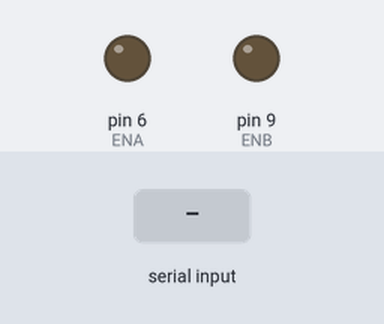
Bench run of a sketch on a simulated Arduino Uno, built with avr-gcc and run on an emulated ATmega328P. On the bench: output pins drawn as LEDs (lit = HIGH). Inputs (shaded band) come from the test bench.

Above: at 1.2 s.
1.3 s: "F" received over Serial
At 2.5 s:
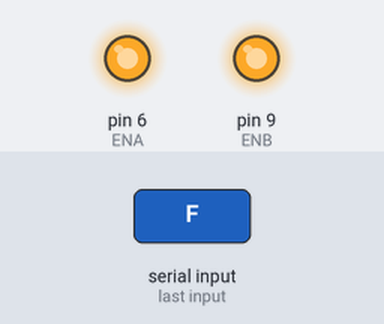
2.8 s: "L" received over Serial
At 3.8 s:
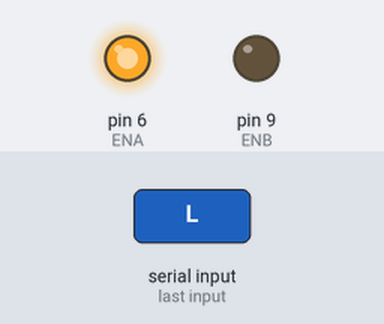
4.3 s: "R" received over Serial
At 5.0 s:
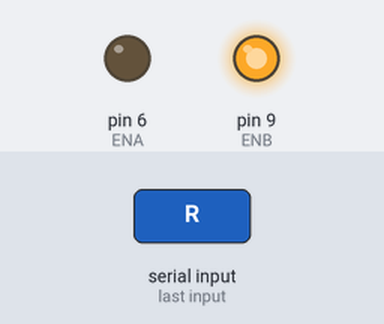
5.8 s: "B" received over Serial
At 6.1 s:
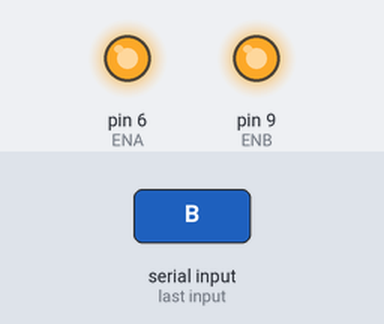
Timing chart, 0 to 8.3 s (numbered marks = the images above; inputs shaded):
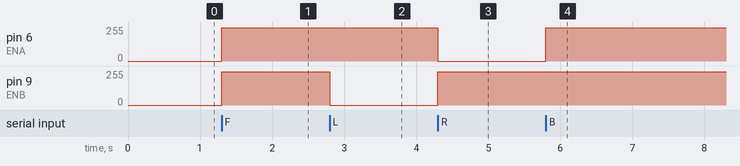

Measured:
- after the input at 1.3 s, pin 6 (ENA), pin 9 (ENB): 0/255 → 250/255 at once
- after the input at 2.8 s, pin 9 (ENB): 250/255 → 0/255 at once
- after the input at 4.3 s, pin 6 (ENA): 250/255 → 0/255 at once; pin 9 (ENB): 0/255 → 250/255 at once
- after the input at 5.8 s, pin 6 (ENA): 0/255 → 250/255 at once

The sketch:

finission.ino
```cpp
#include <SoftwareSerial.h>
//SoftwareSerial Bluetooth(11, 12);
int IN1 = 2;
int IN2 = 3;
int IN3 = 4;
int IN4 = 5;
int ENA = 6;
int ENB =9;
void setup() {
  // put your setup code here, to run once:
  Serial.begin(9600);
  arret();


}

void loop() {
  // put your main code here, to run repeatedly:
  char command = 'o';
  if(Serial.available()){
    command = (char)Serial.read();
    if(command == 'F'){
      forware();
      }

      if(command == 'B'){
      backware();
      }

      if(command == 'L'){
      left();
      }

      if(command == 'R'){
      right();
      }

      if(command == 'S'){
      arret();
      }

    }

}


void forware(){

  digitalWrite(IN1, HIGH);
  digitalWrite(IN2, LOW);
  analogWrite(ENA, 250);

  digitalWrite(IN3, HIGH);
  digitalWrite(IN4, LOW);
  analogWrite(ENB, 250);

}

void arret(){

  digitalWrite(IN1, LOW);
  digitalWrite(IN2, LOW);
  analogWrite(ENA, 0);

  digitalWrite(IN3, LOW);
  digitalWrite(IN4, LOW);
  analogWrite(ENB, 0);
}

void backware(){

  digitalWrite(IN1, LOW);
  digitalWrite(IN2, HIGH);
  analogWrite(ENA, 250);

  digitalWrite(IN3, LOW);
  digitalWrite(IN4, HIGH );
  analogWrite(ENB, 250);

}


void left(){

  digitalWrite(IN1, HIGH);
  digitalWrite(IN2, LOW);
  analogWrite(ENA, 250);

  digitalWrite(IN3, LOW);
  digitalWrite(IN4, LOW);
  analogWrite(ENB, 0);
}

void right(){

  digitalWrite(IN1, LOW);
  digitalWrite(IN2, LOW);
  analogWrite(ENA, 0);

  digitalWrite(IN3, HIGH);
  digitalWrite(IN4, LOW);
  analogWrite(ENB, 250);
}
```
